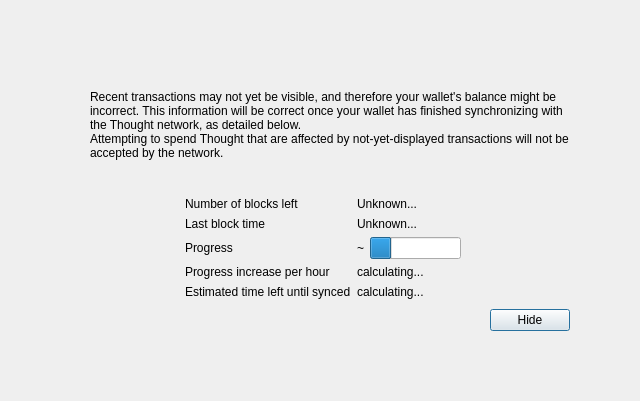
<?xml version="1.0" encoding="UTF-8"?>
<ui version="4.0">
 <class>ModalOverlay</class>
 <widget class="ModalOverlay" name="ModalOverlay">
  <property name="geometry">
   <rect>
    <x>0</x>
    <y>0</y>
    <width>640</width>
    <height>401</height>
   </rect>
  </property>
  <property name="windowTitle">
   <string>Form</string>
  </property>
  <layout class="QVBoxLayout" name="verticalLayout" stretch="0">
   <property name="sizeConstraint">
    <enum>QLayout::SetDefaultConstraint</enum>
   </property>
   <property name="leftMargin">
    <number>0</number>
   </property>
   <property name="topMargin">
    <number>0</number>
   </property>
   <property name="rightMargin">
    <number>0</number>
   </property>
   <property name="bottomMargin">
    <number>0</number>
   </property>
   <item>
    <widget class="QWidget" name="bgWidget" native="true">
     <property name="styleSheet">
      <string notr="true"/>
     </property>
     <layout class="QVBoxLayout" name="verticalLayoutMain" stretch="0">
      <property name="leftMargin">
       <number>60</number>
      </property>
      <property name="topMargin">
       <number>60</number>
      </property>
      <property name="rightMargin">
       <number>60</number>
      </property>
      <property name="bottomMargin">
       <number>60</number>
      </property>
      <item>
       <widget class="QWidget" name="contentWidget" native="true">
        <property name="styleSheet">
         <string notr="true"/>
        </property>
        <layout class="QVBoxLayout" name="verticalLayoutSub" stretch="1,0,0,0,0">
         <property name="spacing">
          <number>0</number>
         </property>
         <property name="leftMargin">
          <number>10</number>
         </property>
         <property name="topMargin">
          <number>10</number>
         </property>
         <property name="rightMargin">
          <number>10</number>
         </property>
         <property name="bottomMargin">
          <number>10</number>
         </property>
         <item>
          <layout class="QHBoxLayout" name="horizontalLayoutIconText" stretch="0,1">
           <property name="topMargin">
            <number>20</number>
           </property>
           <item>
            <layout class="QVBoxLayout" name="verticalLayoutIcon">
             <property name="leftMargin">
              <number>0</number>
             </property>
             <item>
              <widget class="QLabel" name="warningIcon">
               <property name="text">
                <string/>
               </property>
              </widget>
             </item>
             <item>
              <spacer name="verticalSpacerWarningIcon">
               <property name="orientation">
                <enum>Qt::Vertical</enum>
               </property>
               <property name="sizeHint" stdset="0">
                <size>
                 <width>20</width>
                 <height>40</height>
                </size>
               </property>
              </spacer>
             </item>
            </layout>
           </item>
           <item>
            <layout class="QVBoxLayout" name="verticalLayoutInfoText">
             <property name="leftMargin">
              <number>0</number>
             </property>
             <property name="topMargin">
              <number>0</number>
             </property>
             <item>
              <widget class="QLabel" name="infoText">
               <property name="text">
                <string>Recent transactions may not yet be visible, and therefore your wallet's balance might be incorrect. This information will be correct once your wallet has finished synchronizing with the Thought network, as detailed below.</string>
               </property>
               <property name="textFormat">
                <enum>Qt::RichText</enum>
               </property>
               <property name="wordWrap">
                <bool>true</bool>
               </property>
              </widget>
             </item>
             <item>
              <widget class="QLabel" name="infoTextStrong">
               <property name="text">
                <string>Attempting to spend Thought that are affected by not-yet-displayed transactions will not be accepted by the network.</string>
               </property>
               <property name="textFormat">
                <enum>Qt::RichText</enum>
               </property>
               <property name="wordWrap">
                <bool>true</bool>
               </property>
              </widget>
             </item>
             <item>
              <spacer name="verticalSpacerInTextSpace">
               <property name="orientation">
                <enum>Qt::Vertical</enum>
               </property>
               <property name="sizeHint" stdset="0">
                <size>
                 <width>20</width>
                 <height>40</height>
                </size>
               </property>
              </spacer>
             </item>
            </layout>
           </item>
          </layout>
         </item>
         <item>
          <spacer name="verticalSpacerAfterText">
           <property name="orientation">
            <enum>Qt::Vertical</enum>
           </property>
           <property name="sizeHint" stdset="0">
            <size>
             <width>20</width>
             <height>40</height>
            </size>
           </property>
          </spacer>
         </item>
         <item>
          <layout class="QFormLayout" name="formLayout">
           <property name="fieldGrowthPolicy">
            <enum>QFormLayout::FieldsStayAtSizeHint</enum>
           </property>
           <property name="formAlignment">
            <set>Qt::AlignHCenter|Qt::AlignTop</set>
           </property>
           <property name="horizontalSpacing">
            <number>6</number>
           </property>
           <property name="verticalSpacing">
            <number>6</number>
           </property>
           <property name="topMargin">
            <number>10</number>
           </property>
           <item row="0" column="0">
            <widget class="QLabel" name="labelNumberOfBlocksLeft">
             <property name="text">
              <string>Number of blocks left</string>
             </property>
            </widget>
           </item>
           <item row="0" column="1">
            <widget class="QLabel" name="numberOfBlocksLeft">
             <property name="text">
              <string>Unknown...</string>
             </property>
            </widget>
           </item>
           <item row="1" column="0">
            <widget class="QLabel" name="labelLastBlockTime">
             <property name="text">
              <string>Last block time</string>
             </property>
            </widget>
           </item>
           <item row="1" column="1">
            <widget class="QLabel" name="newestBlockDate">
             <property name="sizePolicy">
              <sizepolicy hsizetype="Maximum" vsizetype="Preferred">
               <horstretch>0</horstretch>
               <verstretch>0</verstretch>
              </sizepolicy>
             </property>
             <property name="text">
              <string>Unknown...</string>
             </property>
            </widget>
           </item>
           <item row="2" column="0">
            <widget class="QLabel" name="labelSyncDone">
             <property name="text">
              <string>Progress</string>
             </property>
            </widget>
           </item>
           <item row="2" column="1">
            <layout class="QHBoxLayout" name="horizontalLayoutSync" stretch="0,1">
             <item>
              <widget class="QLabel" name="percentageProgress">
               <property name="text">
                <string notr="true">~</string>
               </property>
              </widget>
             </item>
             <item>
              <widget class="QProgressBar" name="progressBar">
               <property name="value">
                <number>24</number>
               </property>
               <property name="format">
                <string/>
               </property>
              </widget>
             </item>
            </layout>
           </item>
           <item row="4" column="0">
            <widget class="QLabel" name="labelProgressIncrease">
             <property name="text">
              <string>Progress increase per hour</string>
             </property>
            </widget>
           </item>
           <item row="4" column="1">
            <widget class="QLabel" name="progressIncreasePerH">
             <property name="text">
              <string>calculating...</string>
             </property>
            </widget>
           </item>
           <item row="5" column="0">
            <widget class="QLabel" name="labelEstimatedTimeLeft">
             <property name="text">
              <string>Estimated time left until synced</string>
             </property>
            </widget>
           </item>
           <item row="5" column="1">
            <widget class="QLabel" name="expectedTimeLeft">
             <property name="text">
              <string>calculating...</string>
             </property>
            </widget>
           </item>
          </layout>
         </item>
         <item>
          <layout class="QHBoxLayout" name="horizontalLayoutButtons">
           <property name="leftMargin">
            <number>10</number>
           </property>
           <property name="topMargin">
            <number>10</number>
           </property>
           <item>
            <spacer name="horizontalSpacer">
             <property name="orientation">
              <enum>Qt::Horizontal</enum>
             </property>
             <property name="sizeHint" stdset="0">
              <size>
               <width>40</width>
               <height>20</height>
              </size>
             </property>
            </spacer>
           </item>
           <item>
            <widget class="QPushButton" name="closeButton">
             <property name="text">
              <string>Hide</string>
             </property>
             <property name="focusPolicy">
              <enum>Qt::StrongFocus</enum>
             </property>
             <property name="default">
              <bool>true</bool>
             </property>
            </widget>
           </item>
          </layout>
         </item>
         <item>
          <layout class="QVBoxLayout" name="verticalLayout_2">
           <item>
            <spacer name="verticalSpacer">
             <property name="orientation">
              <enum>Qt::Vertical</enum>
             </property>
             <property name="sizeHint" stdset="0">
              <size>
               <width>20</width>
               <height>40</height>
              </size>
             </property>
            </spacer>
           </item>
          </layout>
         </item>
        </layout>
       </widget>
      </item>
     </layout>
    </widget>
   </item>
  </layout>
 </widget>
 <customwidgets>
  <customwidget>
   <class>ModalOverlay</class>
   <extends>QWidget</extends>
   <header>qt/modaloverlay.h</header>
   <container>1</container>
  </customwidget>
 </customwidgets>
 <resources/>
 <connections/>
</ui>
